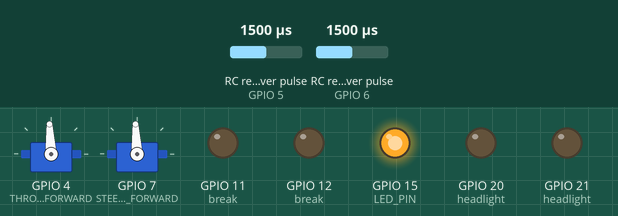
The program below on a simulated ESP32-S2. On the bench: 2 × servo, output pins drawn as LEDs (lit = HIGH). Wiring (inferred from the names in the program): 2 × RC receiver channel: data GPIO 5 / data GPIO 6. Dashed ring = blinking. The inputs (shaded band) are chosen by the test bench; at power-on: RC receiver pulse (sensors on GPIO 5, GPIO 6) 1500 µs. What the program prints to the serial monitor is not drawn.

Above: at 2.2 s.
2.3 s: RC receiver pulse (sensor on GPIO 5) set to 1020 µs
At 2.82 s:
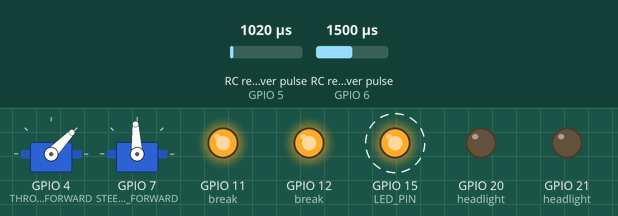
5.3 s: RC receiver pulse (sensor on GPIO 6) set to 1020 µs
At 5.62 s:
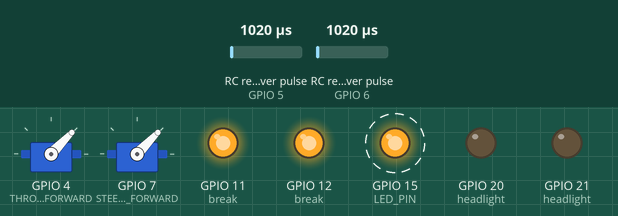
8.3 s: RC receiver pulse (sensor on GPIO 5) set to 1500 µs
At 9.0 s:
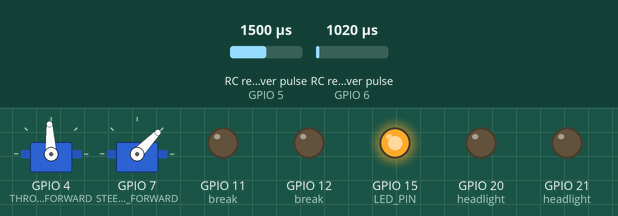
9.8 s: RC receiver pulse (sensor on GPIO 5) set to 1750 µs
At 10.06 s:
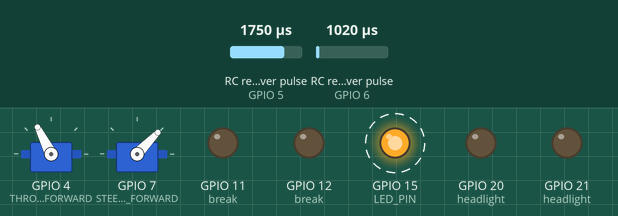
12.8 s: RC receiver pulse (sensor on GPIO 6) set to 1250 µs
At 12.97 s:
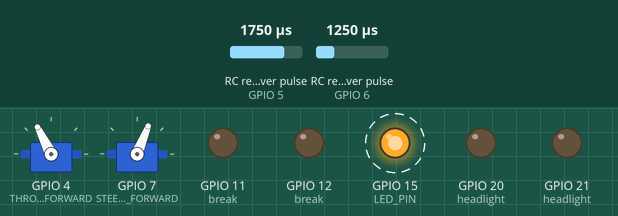
15.8 s: RC receiver pulse (sensor on GPIO 5) set to 1980 µs
At 16.57 s:
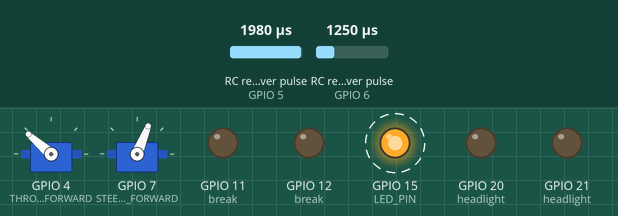
Timing chart, 0 to 19.8 s (numbered marks = the images above; inputs shaded):
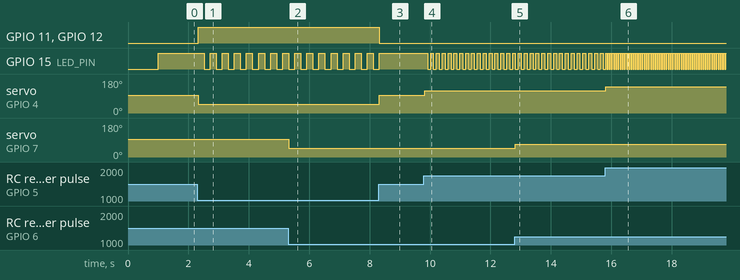

The program:

main.cpp
```cpp
#include <Arduino.h>
#include <Wire.h>
#include <ESP32Servo.h>

#define LED_PIN LED_BUILTIN
#define THROTTLE_PIN 5
#define THROTTLE_FORWARD 4
#define STEERING_PIN 6
#define STEERING_FORWARD 7

unsigned long lastBlink = 0;
bool ledState = false;
int blinkInterval = 500;

Servo throttleOut;
Servo steeringOut;

unsigned int lastThrottleUs = 1500;
unsigned int lastSteeringUs = 1500;
volatile unsigned int throttleUs = 1500; // updated by ISR
volatile unsigned int steeringUs = 1500; // updated by ISR

// brake lights (persist between loops, controlled by UDP)
volatile bool breakLights = true;

// ISR state capture
volatile unsigned long throttleRiseMicros = 0;
volatile unsigned long steeringRiseMicros = 0;

// Interrupt Service Routines to measure RC PWM pulse width non-blocking
void IRAM_ATTR throttleISR() {
  int level = digitalRead(THROTTLE_PIN);
  if (level == HIGH) {
    throttleRiseMicros = micros();
  } else {
    unsigned long width = micros() - throttleRiseMicros;
    if (width >= 800 && width <= 2400) { // sanity bounds
      throttleUs = (unsigned int)constrain(width, 1000UL, 2000UL);
    }
  }
}

void IRAM_ATTR steeringISR() {
  int level = digitalRead(STEERING_PIN);
  if (level == HIGH) {
    steeringRiseMicros = micros();
  } else {
    unsigned long width = micros() - steeringRiseMicros;
    if (width >= 800 && width <= 2400) {
      steeringUs = (unsigned int)constrain(width, 1000UL, 2000UL);
    }
  }
}


void setup() {
  Wire.begin();
  Serial.begin(115200);
  delay(1000);
  Serial.println("Serial test: ESP32-S2 booted");
  pinMode(LED_PIN, OUTPUT);
  pinMode(THROTTLE_PIN, INPUT);
  pinMode(STEERING_PIN, INPUT);
  pinMode(12, OUTPUT); //break
  pinMode(11, OUTPUT); //break
  pinMode(21, OUTPUT); //headlight
  pinMode(20, OUTPUT); //headlight

  // int servos
  throttleOut.attach(THROTTLE_FORWARD);
  steeringOut.attach(STEERING_FORWARD);
  throttleOut.writeMicroseconds(lastThrottleUs);
  steeringOut.writeMicroseconds(lastSteeringUs);

  // Attach interrupts for non-blocking pulse measurement
  attachInterrupt(THROTTLE_PIN, throttleISR, CHANGE);
  attachInterrupt(STEERING_PIN, steeringISR, CHANGE);
}

void loop() {
  unsigned int currentThrottle = throttleUs;
  unsigned int currentSteering = steeringUs;

  // Simple smoothing: only update servos if change exceeds threshold to reduce visible jitter
  const int jitterThreshold = 3; // microseconds
  if (abs((int)currentThrottle - (int)lastThrottleUs) > jitterThreshold) {
    throttleOut.writeMicroseconds((int)currentThrottle);
    lastThrottleUs = currentThrottle;
  }
  if (abs((int)currentSteering - (int)lastSteeringUs) > jitterThreshold) {
    steeringOut.writeMicroseconds((int)currentSteering);
    lastSteeringUs = currentSteering;
  }

  // LEDs
  if (currentThrottle < 1450) {
    // reverse
    blinkInterval = 200;
    if(breakLights){
      digitalWrite(12, HIGH);
      digitalWrite(11, HIGH);
    }else{
      digitalWrite(12, LOW);
      digitalWrite(11, LOW);
    }
  } else if (currentThrottle > 1550) {
    // forward
    blinkInterval = map(currentThrottle, 1550, 2000, 150, 30);
    blinkInterval = constrain(blinkInterval, 30, 150);
  } else {
    // neutral
    digitalWrite(LED_PIN, HIGH);
    digitalWrite(12, LOW);
    digitalWrite(11, LOW);
    return;
  }

  // non blocked blink
  unsigned long currentMillis = millis();
  if (currentMillis - lastBlink >= blinkInterval) {
    lastBlink = currentMillis;
    ledState = !ledState;
    digitalWrite(LED_PIN, ledState);
  }
}
```

Measured:
- after the input at 2.3 s, GPIO 11 (break), GPIO 12 (break): LOW → HIGH at once; GPIO 15 (LED_PIN): alternates HIGH for 0.20 s and LOW for 0.20 s, starting after 0.22 s; servo on GPIO 4 (THROTTLE_FORWARD): 93° → 46° at once
- after the input at 5.3 s, servo on GPIO 7 (STEERING_FORWARD): 93° → 46° at once
- after the input at 8.3 s, GPIO 11 (break), GPIO 12 (break): HIGH → LOW at once; GPIO 15 (LED_PIN): goes on until 8.3 s, then stays HIGH; servo on GPIO 4 (THROTTLE_FORWARD): 46° → 93° at once
- after the input at 9.8 s, GPIO 15 (LED_PIN): alternates HIGH for 0.10 s and LOW for 0.10 s, starting after 0.12 s; servo on GPIO 4 (THROTTLE_FORWARD): 93° → 117° at once
- after the input at 12.8 s, servo on GPIO 7 (STEERING_FORWARD): 46° → 68° at once
- after the input at 15.8 s, GPIO 15 (LED_PIN): alternates HIGH for 0.04 s and LOW for 0.04 s, starting after 0.06 s; servo on GPIO 4 (THROTTLE_FORWARD): 117° → 139° at once
